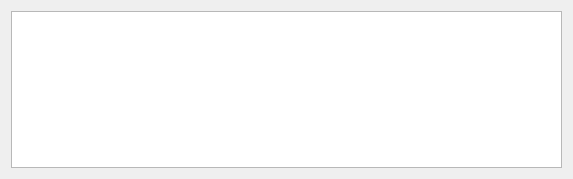
<?xml version="1.0" encoding="UTF-8"?>
<ui version="4.0">
 <class>PopUpWindow</class>
 <widget class="QWidget" name="PopUpWindow">
  <property name="geometry">
   <rect>
    <x>0</x>
    <y>0</y>
    <width>573</width>
    <height>179</height>
   </rect>
  </property>
  <property name="sizePolicy">
   <sizepolicy hsizetype="Preferred" vsizetype="Preferred">
    <horstretch>0</horstretch>
    <verstretch>0</verstretch>
   </sizepolicy>
  </property>
  <property name="minimumSize">
   <size>
    <width>0</width>
    <height>0</height>
   </size>
  </property>
  <property name="maximumSize">
   <size>
    <width>16777215</width>
    <height>16777215</height>
   </size>
  </property>
  <property name="windowTitle">
   <string>Sandybox Notifications</string>
  </property>
  <layout class="QVBoxLayout" name="verticalLayout_2">
   <item>
    <layout class="QVBoxLayout" name="verticalLayout">
     <item>
      <widget class="QTableWidget" name="table"/>
     </item>
    </layout>
   </item>
  </layout>
 </widget>
 <resources/>
 <connections/>
</ui>
